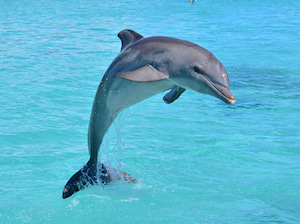
%> input picture Coursework02/Test/Image/example02_2.jpg, 300 x 224 px
$ octave test0104_3.m   (GNU Octave 9; MATLAB toolbox functions it lacks are replaced by stand-ins)
%> lines starting %> are read from the running program, lines starting %| are printed output that depends on the picture; in (x1, y1, x2, y2) boxes, pixels count from 0 and x2, y2 are one past the last pixel; in counts of white or black regions, pixels touching at a corner belong together; the program's own positions count from 1
### Coursework02/Test/calcAdjancency.m
function neighbors = calcAdjancency( Mask )

[height, width]      = size(Mask);
[row_mask, col_mask] = find(Mask);

% sparse Create sparse matrix.
% sparse(indexX,indexY,value)
neighbors = sparse(length(row_mask), length(row_mask), 0);

% the linear indexs of all the pixels in the mask
roi_idxs = sub2ind([height, width], row_mask, col_mask);

for k = 1:size(row_mask, 1), %traverse all the pixels in the mask
    %4 the neighbors of [row_mask(k), col_mask(k)]
    connected_4 = [row_mask(k), col_mask(k)-1;%left
                   row_mask(k), col_mask(k)+1;%right
                   row_mask(k)-1, col_mask(k);%top
                   row_mask(k)+1, col_mask(k)];%bottom

    % the linear indexs of the 4 neighbors
    ind_neighbors = sub2ind([height, width], connected_4(:, 1), connected_4(:, 2));

    %?????? i = ismembc2(t, X)???t?X???????X???????????
    for neighbor_idx = 1: 4, %number of neighbors,
        adjacent_pixel_idx =  ismembc2(ind_neighbors(neighbor_idx), roi_idxs);
        if (adjacent_pixel_idx ~= 0)
%         adjacent_pixel_idx =  ismember(ind_neighbors(neighbor_idx), roi_idxs);
%         disp(adjacent_pixel_idx);
%         if (adjacent_pixel_idx)
            neighbors(k, adjacent_pixel_idx) = 1;
        end
    end

end
end

### Coursework02/Test/test0104_3.m
close all;
clear;
clc;

dolphinImage   = imread('image/example02_2.jpg');
%> dolphinImage is the input picture: size 224x300x3 uint8; mean R, G, B 91.4, 182.4, 209.7
backImage   = imread('image/example02_1.jpg');
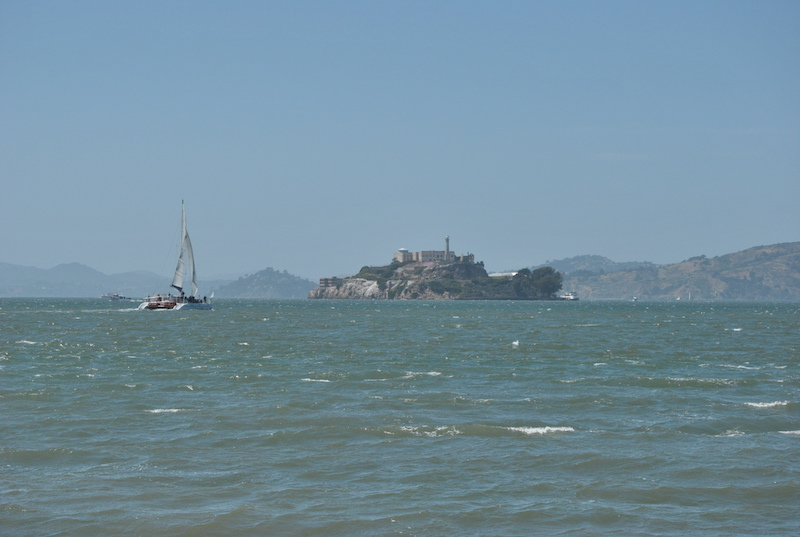
%> input picture Coursework02/Test/Image/example02_1.JPG, 800 x 537 px
%> backImage is the input picture: size 537x800x3 uint8; mean R, G, B 114.8, 142.2, 157
%backImage   = imread('image/example02_3.jpg');

dolphinImage = rgb2gray(dolphinImage);
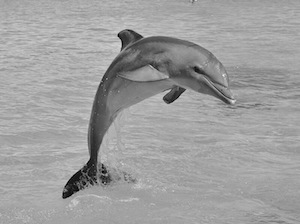
%> dolphinImage: size 224x300 uint8; min 0, max 243, mean 158.3
backImage = rgb2gray(backImage);
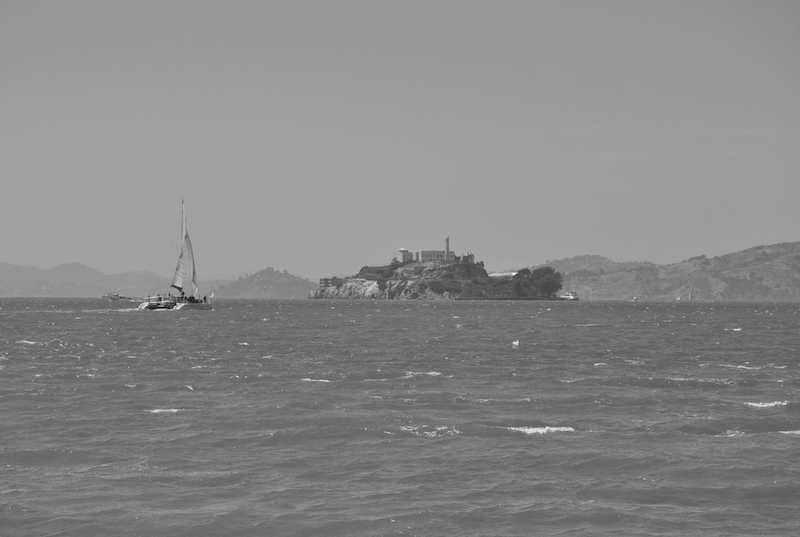
%> backImage: size 537x800 uint8; min 0, max 254, mean 135.7

[TargetRows, TargetCols, ~] = size(backImage);
%> TargetRows = 537; TargetCols = 800
[SourceRows, SourceCols, ~] = size(dolphinImage);
%> SourceRows = 224; SourceCols = 300

% Polygon
polygon = [109,31;111,52;87,92;80,149;
    57,178;56,209;110,197;148,182;
    131,153;140,114;227,112;243,107;
    239,91;232,64;197,35;150,31;121,21;109,31];

x = polygon(:,1);
y = polygon(:,2);
%
% mask
mask = poly2mask(x,y,SourceRows,SourceCols);

position_in_target = [300, 280];%xy


[row, col] = find(mask);
%> row = 16376 values from 22 to 209; col = 16376 values from 56 to 243

% get a smaller mask, precise mask
start_pos = [min(col), min(row)];
%> start_pos = [56 22]
end_pos   = [max(col), max(row)];
%> end_pos = [243 209]

backMask = zeros(TargetRows, TargetCols);

% ????????????
s = [TargetRows, TargetCols];
%> s = [537 800]
x = row - start_pos(2) + position_in_target(2);
y = col - start_pos(1) + position_in_target(1);

backMask(sub2ind(s, x, y)) = 1;
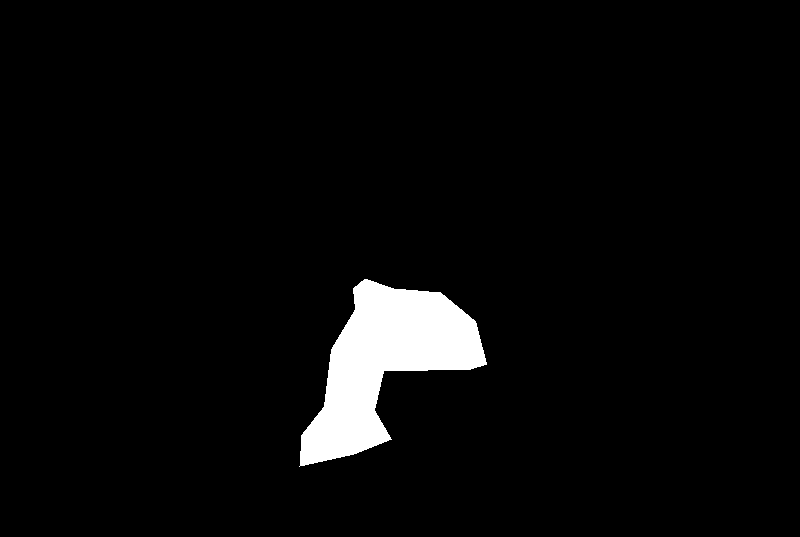
%> backMask: size 537x800 double; values 0 (black) and 1 (white), 3.8% white; 1 white region, box (x1, y1, x2, y2) and area: (299, 279, 487, 467) 16376

boundry = bwboundaries(backMask);

templt = [0 -1 0; -1 4 -1; 0 -1 0];
LaplacianSource = imfilter(double(dolphinImage), templt, 'replicate');
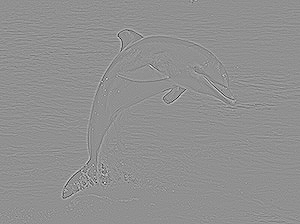
%> LaplacianSource: size 224x300 double; min -380, max 290, mean 0; drawn with min black and max white

backImage = double(backImage);
%> backImage: size 537x800 double
backImage(logical(backMask(:))) = LaplacianSource(mask(:));
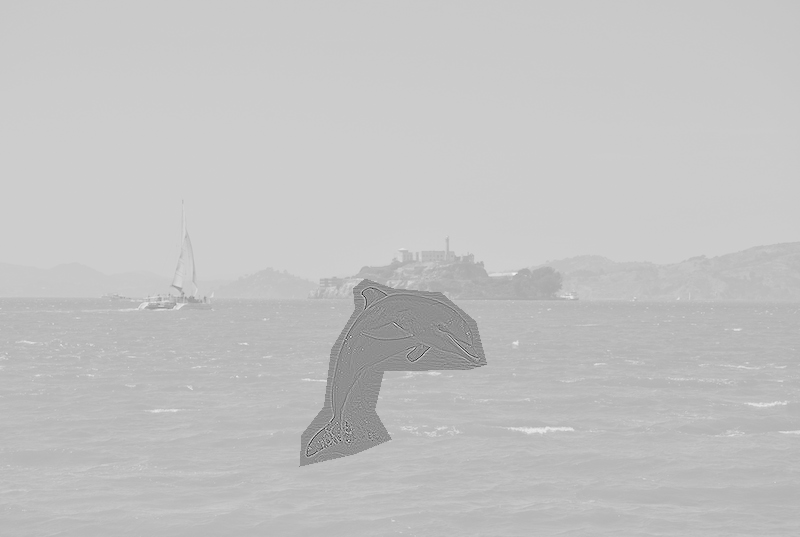
%> backImage: size 537x800 double; min -380, max 290, mean 131.3; drawn with min black and max white

AdjacencyMat = calcAdjancency(backMask);
%> the run ends on the next line
